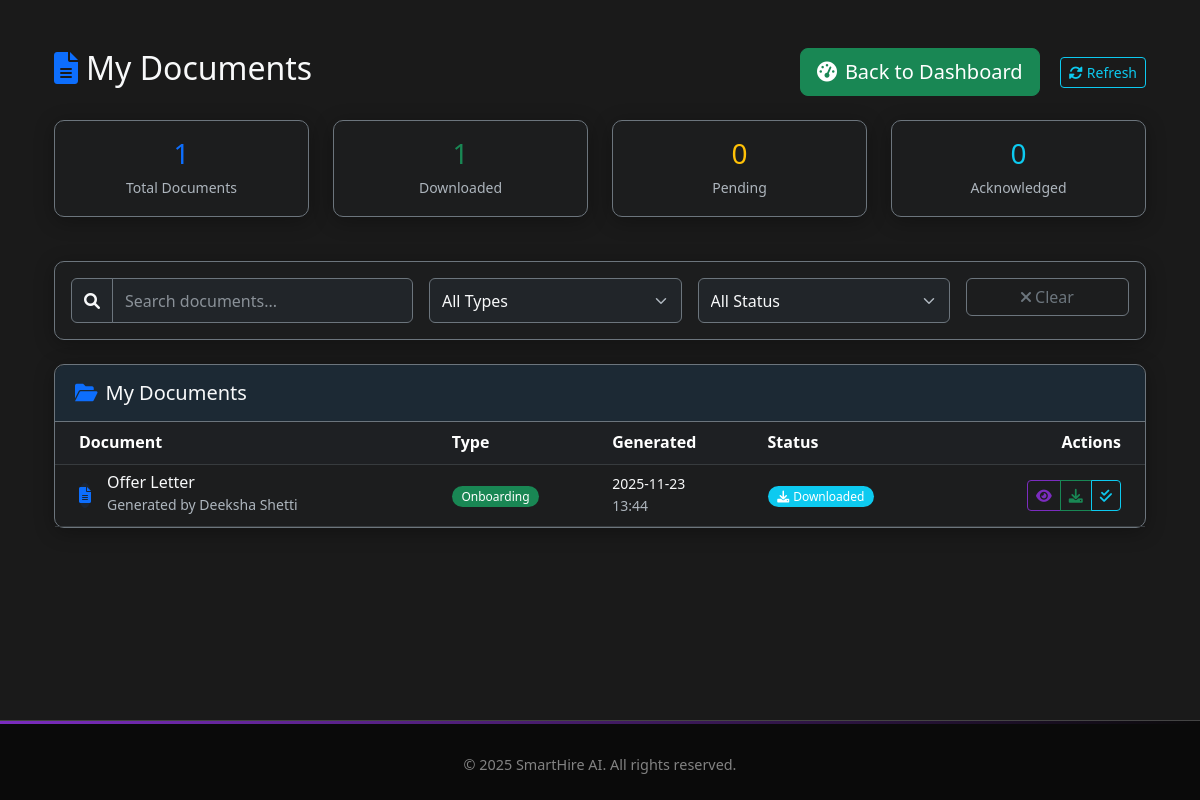
/employee/documents (signed in), run on the app's committed database.
### app.py (models this page shows, shortened)
class DocumentTemplate(db.Model):
    __tablename__ = 'document_templates'
    id = db.Column(db.Integer, primary_key=True)
    name = db.Column(db.String(200), nullable=False)
    code = db.Column(db.String(50), unique=True, nullable=False)  # e.g., "offer_letter", "nda"
    description = db.Column(db.Text, nullable=True)
    template_type = db.Column(db.String(50), nullable=False)  # 'onboarding', 'offboarding', 'offer', 'termination'
    content = db.Column(db.Text, nullable=False)  # HTML content with placeholders
    placeholders = db.Column(db.Text, nullable=True)  # JSON list of required placeholders
    is_active = db.Column(db.Boolean, default=True)
    created_by = db.Column(db.Integer, db.ForeignKey('user.id'), nullable=False)
    created_at = db.Column(db.DateTime, default=datetime.utcnow)
    updated_at = db.Column(db.DateTime, default=datetime.utcnow, onupdate=datetime.utcnow)
    creator = db.relationship('User', backref='created_templates')
    generated_documents = db.relationship('GeneratedDocument', backref='template', lazy=True, cascade='all, delete-orphan')

class User(db.Model):
    id = db.Column(db.Integer, primary_key=True)
    username = db.Column(db.String(80), unique=True, nullable=False)
    email = db.Column(db.String(120), unique=True, nullable=False)
    password = db.Column(db.String(255), nullable=False)
    full_name = db.Column(db.String(100), nullable=False)
    phone = db.Column(db.String(20), nullable=False)
    role = db.Column(db.String(20), nullable=False)
    department = db.Column(db.String(50), nullable=True)
    created_at = db.Column(db.DateTime, default=datetime.utcnow)
    last_login = db.Column(db.DateTime, nullable=True)
    is_active = db.Column(db.Boolean, default=True)
    status = db.Column(db.String(20), default='Active')
    hire_date = db.Column(db.Date, nullable=True)
    position = db.Column(db.String(100), nullable=True)
    manager_id = db.Column(db.Integer, db.ForeignKey('user.id'), nullable=True)
    employee_id = db.Column(db.String(20), nullable=True)
    exit_date = db.Column(db.Date, nullable=True)
    offboarding_start_date = db.Column(db.DateTime, nullable=True)
    reset_token = db.Column(db.String(255), nullable=True)
    reset_token_expires = db.Column(db.DateTime, nullable=True)
    manager = db.relationship('User', remote_side=[id], backref=db.backref('direct_reports', lazy=True))
    skills = db.relationship('EmployeeSkill', backref='employee', lazy=True, cascade='all, delete-orphan')

class GeneratedDocument(db.Model):
    __tablename__ = 'generated_documents'
    id = db.Column(db.Integer, primary_key=True)
    template_id = db.Column(db.Integer, db.ForeignKey('document_templates.id'), nullable=False)
    employee_id = db.Column(db.Integer, db.ForeignKey('user.id'), nullable=False)
    document_name = db.Column(db.String(200), nullable=False)
    content = db.Column(db.Text, nullable=False)  # Filled HTML content
    file_path = db.Column(db.String(500), nullable=True)  # Generated PDF path
    status = db.Column(db.String(20), default='draft')  # 'draft', 'generated', 'downloaded'
    generated_by = db.Column(db.Integer, db.ForeignKey('user.id'), nullable=False)
    generated_at = db.Column(db.DateTime, default=datetime.utcnow)
    employee = db.relationship('User', foreign_keys=[employee_id], backref='generated_documents')
    generator = db.relationship('User', foreign_keys=[generated_by], backref='documents_generated')

### app.py (the view)
@app.route('/employee/documents')
@login_required('employee')
def employee_documents():
    user_id = session.get('user_id')
    user = User.query.get(user_id)
    documents = GeneratedDocument.query.filter_by(employee_id=user.id).order_by(GeneratedDocument.generated_at.desc()).all()
    formatted_documents = []
    for doc in documents:
        formatted_documents.append({
            'id': doc.id,
            'template_name': doc.template.name if doc.template else 'Unknown Template',
            'template_type': doc.template.template_type if doc.template else 'Unknown',
            'document_name': doc.document_name,
            'content': doc.content,
            'status': doc.status,
            'generated_at': doc.generated_at,
            'generated_by_name': User.query.get(doc.generated_by).full_name if doc.generated_by else 'Unknown'
        })
    return render_template('employee_documents.html',
                         documents=formatted_documents,
                         user=user,
                         title='My Documents')

### templates/employee_documents.html (shortened to what this page needs)
{% extends "base.html" %}
{% block content %}
<div class="container-fluid py-4">
    <div class="row">
        <div class="col-12">
            <div class="d-flex justify-content-between align-items-center mb-4">
                <h2 class="text-light">
                    <i class="fas fa-file-alt me-2 text-primary"></i>My Documents
                </h2>
                <div>
                    <a href="{{ url_for('employee_dashboard') }}" class="btn btn-success btn-lg me-3">
                        <i class="fas fa-tachometer-alt me-2"></i>Back to Dashboard
                    </a>
                    <button class="btn btn-outline-info btn-sm" onclick="refreshDocuments()">
                        <i class="fas fa-sync-alt me-1"></i>Refresh
                    </button>
                </div>
            </div>
        </div>
    </div>
    <div class="row mb-4">
        <div class="col-md-3">
            <div class="card bg-dark bg-opacity-25 border-secondary">
                <div class="card-body text-center">
                    <h3 class="text-primary mb-1">{{ documents|length }}</h3>
                    <small class="text-muted">Total Documents</small>
                </div>
            </div>
        </div>
        <div class="col-md-3">
            <div class="card bg-dark bg-opacity-25 border-secondary">
                <div class="card-body text-center">
                    <h3 class="text-success mb-1">{{ documents|selectattr('status', 'equalto', 'downloaded')|list|length }}</h3>
                    <small class="text-muted">Downloaded</small>
                </div>
            </div>
        </div>
        <div class="col-md-3">
            <div class="card bg-dark bg-opacity-25 border-secondary">
                <div class="card-body text-center">
                    <h3 class="text-warning mb-1">{{ documents|selectattr('status', 'equalto', 'pending')|list|length }}</h3>
                    <small class="text-muted">Pending</small>
                </div>
            </div>
        </div>
        <div class="col-md-3">
            <div class="card bg-dark bg-opacity-25 border-secondary">
                <div class="card-body text-center">
                    <h3 class="text-info mb-1">{{ documents|selectattr('status', 'equalto', 'acknowledged')|list|length }}</h3>
                    <small class="text-muted">Acknowledged</small>
                </div>
            </div>
        </div>
    </div>
    <div class="card bg-dark bg-opacity-25 border-secondary mb-4">
        <div class="card-body">
            <div class="row g-3">
                <div class="col-md-4">
                    <div class="input-group">
                        <span class="input-group-text bg-dark border-secondary text-light">
                            <i class="fas fa-search"></i>
                        </span>
                        <input type="text" class="form-control bg-dark text-light border-secondary"
                               id="searchInput" placeholder="Search documents..."
                               onkeyup="filterDocuments()">
                    </div>
                </div>
                <div class="col-md-3">
                    <select class="form-select bg-dark text-light border-secondary" id="typeFilter" onchange="filterDocuments()">
                        <option value="">All Types</option>
                    </select>
                </div>
                <div class="col-md-3">
                    <select class="form-select bg-dark text-light border-secondary" id="statusFilter" onchange="filterDocuments()">
                        <option value="">All Status</option>
                    </select>
                </div>
                <div class="col-md-2">
                    <button class="btn btn-outline-secondary w-100" onclick="clearFilters()">
                        <i class="fas fa-times me-1"></i>Clear
                    </button>
                </div>
            </div>
        </div>
    </div>
    <div class="card bg-dark bg-opacity-25 border-secondary">
        <div class="card-header bg-transparent border-secondary">
            <h5 class="mb-0 text-light">
                <i class="fas fa-folder-open me-2 text-primary"></i>My Documents
            </h5>
        </div>
        <div class="card-body p-0">
            {% if documents %}
            <div class="table-responsive">
                <table class="table table-dark table-hover align-middle mb-0" id="documentsTable">
                    <thead class="bg-dark bg-opacity-50">
                        <tr>
                            <th class="ps-4">Document</th>
                            <th>Type</th>
                            <th>Generated</th>
                            <th>Status</th>
                            <th class="text-end pe-4">Actions</th>
                        </tr>
                    </thead>
                    <tbody>
                        {% for document in documents %}
                        <tr class="document-row"
                            data-name="{{ document.template_name|lower }}"
                            data-type="{{ document.template_type|lower or '' }}"
                            data-status="{{ document.status|lower or '' }}">
                            <td class="ps-4">
                                <div class="d-flex align-items-center">
                                    <div class="avatar-sm me-3">
                                        <div class="avatar-title bg-primary bg-opacity-10 text-primary rounded-circle">
                                            <i class="fas fa-file-alt"></i>
                                        </div>
                                    </div>
                                    <div>
                                        <h6 class="mb-0 text-light">{{ document.template_name }}</h6>
                                        <small class="text-muted">Generated by {{ document.generated_by_name or 'HR' }}</small>
                                    </div>
                                </div>
                            </td>
                            <td>
                                <span class="badge bg-{{
                                    'success' if document.template_type == 'onboarding' else
                                    'info' if document.template_type == 'offer' else
                                    'warning' if document.template_type == 'policy' else
                                    'primary' if document.template_type == 'welcome' else
                                    'secondary'
                                }} rounded-pill">
                                    {{ document.template_type|title or 'Other' }}
                                </span>
                            </td>
                            <td>
                                <div class="small">
                                    <div class="text-light">{{ document.generated_at.strftime('%Y-%m-%d') }}</div>
                                    <div class="text-muted">{{ document.generated_at.strftime('%H:%M') }}</div>
                                </div>
                            </td>
                            <td>
                                {% if document.status == 'pending' %}
                                <span class="badge bg-warning rounded-pill">
                                    <i class="fas fa-clock me-1"></i>Pending
                                </span>
                                {% elif document.status == 'downloaded' %}
                                <span class="badge bg-info rounded-pill">
                                    <i class="fas fa-download me-1"></i>Downloaded
                                </span>
                                {% elif document.status == 'acknowledged' %}
                                <span class="badge bg-success rounded-pill">
                                    <i class="fas fa-check me-1"></i>Acknowledged
                                </span>
                                {% else %}
                                <span class="badge bg-secondary rounded-pill">Unknown</span>
                                {% endif %}
                            </td>
                            <td class="text-end pe-4">
                                <div class="btn-group btn-group-sm">
                                    <button data-doc-id="{{ document.id }}"
                                            class="btn btn-outline-primary view-doc-btn" title="View">
                                        <i class="fas fa-eye"></i>
                                    </button>
                                    <button data-doc-id="{{ document.id }}"
                                            class="btn btn-outline-success download-doc-btn" title="Download">
                                        <i class="fas fa-download"></i>
                                    </button>
                                    {% if document.status != 'acknowledged' %}
                                    <button data-doc-id="{{ document.id }}"
                                            class="btn btn-outline-info acknowledge-doc-btn" title="Acknowledge">
                                        <i class="fas fa-check-double"></i>
                                    </button>
                                    {% endif %}
                                </div>
                            </td>
                        </tr>
                        {% endfor %}
                    </tbody>
                </table>
            </div>
            {% else %}
            <div class="text-center py-5">
                <i class="fas fa-file-alt fa-3x text-muted mb-3"></i>
                <h5 class="text-light mb-2">No Documents Available</h5>
                <p class="text-muted">You don't have any documents yet. HR will generate documents for you as needed.</p>
            </div>
            {% endif %}
        </div>
    </div>
</div>
{% endblock %}

### data on the page
DocumentTemplate: template_name "Offer Letter", template_type "Onboarding"
User: full_name "Deeksha Shetti"
GeneratedDocument: generated_at "2025-11-23", generated_at "13:44", status "downloaded" (drawn)

### other printed values
{{ documents|length }} "1"
{{ documents|selectattr('status', 'equalto', 'downloaded')|list|length }} "1"
{{ documents|selectattr('status', 'equalto', 'pending')|list|length }} "0"
{{ documents|selectattr('status', 'equalto', 'acknowledged')|list|length }} "0"
